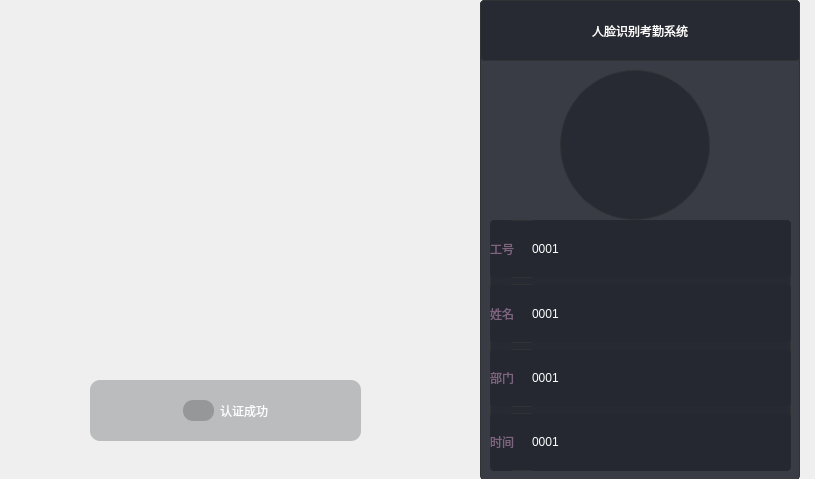
<?xml version="1.0" encoding="UTF-8"?>
<ui version="4.0">
 <class>MainWindow</class>
 <widget class="QMainWindow" name="MainWindow">
  <property name="geometry">
   <rect>
    <x>0</x>
    <y>0</y>
    <width>815</width>
    <height>479</height>
   </rect>
  </property>
  <property name="windowTitle">
   <string>FaceAttendence</string>
  </property>
  <widget class="QWidget" name="centralwidget">
   <widget class="QWidget" name="videoWidget" native="true">
    <property name="geometry">
     <rect>
      <x>0</x>
      <y>0</y>
      <width>480</width>
      <height>480</height>
     </rect>
    </property>
    <property name="styleSheet">
     <string notr="true"/>
    </property>
    <widget class="QWidget" name="widget_2" native="true">
     <property name="geometry">
      <rect>
       <x>90</x>
       <y>380</y>
       <width>271</width>
       <height>61</height>
      </rect>
     </property>
     <property name="styleSheet">
      <string notr="true">border-radius:10px;
background-color: rgba(49, 50, 54,69);</string>
     </property>
     <layout class="QHBoxLayout" name="horizontalLayout_2">
      <item>
       <spacer name="horizontalSpacer">
        <property name="orientation">
         <enum>Qt::Horizontal</enum>
        </property>
        <property name="sizeHint" stdset="0">
         <size>
          <width>40</width>
          <height>20</height>
         </size>
        </property>
       </spacer>
      </item>
      <item>
       <layout class="QHBoxLayout" name="horizontalLayout">
        <item>
         <widget class="QLabel" name="label">
          <property name="minimumSize">
           <size>
            <width>31</width>
            <height>21</height>
           </size>
          </property>
          <property name="maximumSize">
           <size>
            <width>31</width>
            <height>21</height>
           </size>
          </property>
          <property name="styleSheet">
           <string notr="true">border-image: url(:/yes.png);</string>
          </property>
          <property name="text">
           <string/>
          </property>
         </widget>
        </item>
        <item>
         <widget class="QLabel" name="label_2">
          <property name="styleSheet">
           <string notr="true">font: 25 24pt &quot;微软雅黑 Light&quot;;
border:none;
background-color: rgba(49, 50, 54,0);
color: rgb(255, 255, 255);</string>
          </property>
          <property name="text">
           <string>认证成功</string>
          </property>
         </widget>
        </item>
       </layout>
      </item>
      <item>
       <spacer name="horizontalSpacer_2">
        <property name="orientation">
         <enum>Qt::Horizontal</enum>
        </property>
        <property name="sizeHint" stdset="0">
         <size>
          <width>40</width>
          <height>20</height>
         </size>
        </property>
       </spacer>
      </item>
     </layout>
    </widget>
    <widget class="QLabel" name="headpicLb">
     <property name="geometry">
      <rect>
       <x>140</x>
       <y>100</y>
       <width>181</width>
       <height>211</height>
      </rect>
     </property>
     <property name="styleSheet">
      <string notr="true">border-image: url(:/crc.png);</string>
     </property>
     <property name="text">
      <string/>
     </property>
    </widget>
    <widget class="QLabel" name="videoLb">
     <property name="geometry">
      <rect>
       <x>0</x>
       <y>0</y>
       <width>480</width>
       <height>480</height>
      </rect>
     </property>
     <property name="text">
      <string/>
     </property>
    </widget>
    <zorder>videoLb</zorder>
    <zorder>widget_2</zorder>
    <zorder>headpicLb</zorder>
   </widget>
   <widget class="QWidget" name="widget_3" native="true">
    <property name="geometry">
     <rect>
      <x>480</x>
      <y>0</y>
      <width>320</width>
      <height>480</height>
     </rect>
    </property>
    <property name="styleSheet">
     <string notr="true">QWidget{
	border:1px solid #313236;
	border-radius:4px;
	
	background-color: rgb(37, 40, 49,0.9);
}

QWidget#titleLb{
	
	font: 24pt &quot;微软雅黑&quot;;
	color: rgb(255, 255, 255);
}

QWidget#headLb{
	border-radius:75px;
}</string>
    </property>
    <widget class="QLabel" name="titleLb">
     <property name="geometry">
      <rect>
       <x>0</x>
       <y>0</y>
       <width>320</width>
       <height>61</height>
      </rect>
     </property>
     <property name="text">
      <string>人脸识别考勤系统</string>
     </property>
     <property name="alignment">
      <set>Qt::AlignCenter</set>
     </property>
    </widget>
    <widget class="QLabel" name="headLb">
     <property name="geometry">
      <rect>
       <x>80</x>
       <y>70</y>
       <width>150</width>
       <height>150</height>
      </rect>
     </property>
     <property name="text">
      <string/>
     </property>
    </widget>
    <widget class="QWidget" name="layoutWidget">
     <property name="geometry">
      <rect>
       <x>10</x>
       <y>220</y>
       <width>301</width>
       <height>251</height>
      </rect>
     </property>
     <layout class="QVBoxLayout" name="verticalLayout">
      <item>
       <widget class="QWidget" name="widget_4" native="true">
        <property name="styleSheet">
         <string notr="true">QWidget{
	border:1px solid #313236;
	border-radius:4px;
	background-color: rgb(37, 40, 49,0.9);
}

QLabel{
	border:none;
	color: rgb(125, 100, 127);
	
	font: 16pt &quot;微软雅黑&quot;;
}

QLineEdit{
	border:none;
	
	color: rgb(255, 255, 255);
	font: 16pt &quot;微软雅黑&quot;;
}</string>
        </property>
        <layout class="QHBoxLayout" name="horizontalLayout_3">
         <property name="leftMargin">
          <number>0</number>
         </property>
         <property name="topMargin">
          <number>0</number>
         </property>
         <property name="rightMargin">
          <number>0</number>
         </property>
         <property name="bottomMargin">
          <number>0</number>
         </property>
         <item>
          <widget class="QLabel" name="label_6">
           <property name="text">
            <string>工号</string>
           </property>
          </widget>
         </item>
         <item>
          <spacer name="horizontalSpacer_3">
           <property name="orientation">
            <enum>Qt::Horizontal</enum>
           </property>
           <property name="sizeType">
            <enum>QSizePolicy::Fixed</enum>
           </property>
           <property name="sizeHint" stdset="0">
            <size>
             <width>10</width>
             <height>20</height>
            </size>
           </property>
          </spacer>
         </item>
         <item>
          <widget class="QLineEdit" name="lineEdit">
           <property name="enabled">
            <bool>false</bool>
           </property>
           <property name="sizePolicy">
            <sizepolicy hsizetype="Expanding" vsizetype="Expanding">
             <horstretch>0</horstretch>
             <verstretch>0</verstretch>
            </sizepolicy>
           </property>
           <property name="text">
            <string>0001</string>
           </property>
          </widget>
         </item>
        </layout>
       </widget>
      </item>
      <item>
       <widget class="QWidget" name="widget_5" native="true">
        <property name="styleSheet">
         <string notr="true">QWidget{
	border:1px solid #313236;
	border-radius:4px;
	background-color: rgb(37, 40, 49,0.9);
}

QLabel{
	border:none;
	color: rgb(125, 100, 127);
	
	font: 16pt &quot;微软雅黑&quot;;
}

QLineEdit{
	border:none;
	
	color: rgb(255, 255, 255);
	font: 16pt &quot;微软雅黑&quot;;
}</string>
        </property>
        <layout class="QHBoxLayout" name="horizontalLayout_4">
         <property name="leftMargin">
          <number>0</number>
         </property>
         <property name="topMargin">
          <number>0</number>
         </property>
         <property name="rightMargin">
          <number>0</number>
         </property>
         <property name="bottomMargin">
          <number>0</number>
         </property>
         <item>
          <widget class="QLabel" name="label_7">
           <property name="text">
            <string>姓名</string>
           </property>
          </widget>
         </item>
         <item>
          <spacer name="horizontalSpacer_4">
           <property name="orientation">
            <enum>Qt::Horizontal</enum>
           </property>
           <property name="sizeType">
            <enum>QSizePolicy::Fixed</enum>
           </property>
           <property name="sizeHint" stdset="0">
            <size>
             <width>10</width>
             <height>20</height>
            </size>
           </property>
          </spacer>
         </item>
         <item>
          <widget class="QLineEdit" name="lineEdit_2">
           <property name="enabled">
            <bool>false</bool>
           </property>
           <property name="sizePolicy">
            <sizepolicy hsizetype="Expanding" vsizetype="Expanding">
             <horstretch>0</horstretch>
             <verstretch>0</verstretch>
            </sizepolicy>
           </property>
           <property name="text">
            <string>0001</string>
           </property>
          </widget>
         </item>
        </layout>
       </widget>
      </item>
      <item>
       <widget class="QWidget" name="widget_6" native="true">
        <property name="styleSheet">
         <string notr="true">QWidget{
	border:1px solid #313236;
	border-radius:4px;
	background-color: rgb(37, 40, 49,0.9);
}

QLabel{
	border:none;
	color: rgb(125, 100, 127);
	
	font: 16pt &quot;微软雅黑&quot;;
}

QLineEdit{
	border:none;
	
	color: rgb(255, 255, 255);
	font: 16pt &quot;微软雅黑&quot;;
}</string>
        </property>
        <layout class="QHBoxLayout" name="horizontalLayout_5">
         <property name="leftMargin">
          <number>0</number>
         </property>
         <property name="topMargin">
          <number>0</number>
         </property>
         <property name="rightMargin">
          <number>0</number>
         </property>
         <property name="bottomMargin">
          <number>0</number>
         </property>
         <item>
          <widget class="QLabel" name="label_8">
           <property name="text">
            <string>部门</string>
           </property>
          </widget>
         </item>
         <item>
          <spacer name="horizontalSpacer_5">
           <property name="orientation">
            <enum>Qt::Horizontal</enum>
           </property>
           <property name="sizeType">
            <enum>QSizePolicy::Fixed</enum>
           </property>
           <property name="sizeHint" stdset="0">
            <size>
             <width>10</width>
             <height>20</height>
            </size>
           </property>
          </spacer>
         </item>
         <item>
          <widget class="QLineEdit" name="lineEdit_3">
           <property name="enabled">
            <bool>false</bool>
           </property>
           <property name="sizePolicy">
            <sizepolicy hsizetype="Expanding" vsizetype="Expanding">
             <horstretch>0</horstretch>
             <verstretch>0</verstretch>
            </sizepolicy>
           </property>
           <property name="text">
            <string>0001</string>
           </property>
          </widget>
         </item>
        </layout>
       </widget>
      </item>
      <item>
       <widget class="QWidget" name="widget_7" native="true">
        <property name="styleSheet">
         <string notr="true">QWidget{
	border:1px solid #313236;
	border-radius:4px;
	background-color: rgb(37, 40, 49,0.9);
}

QLabel{
	border:none;
	color: rgb(125, 100, 127);
	
	font: 16pt &quot;微软雅黑&quot;;
}

QLineEdit{
	border:none;
	
	color: rgb(255, 255, 255);
	font: 16pt &quot;微软雅黑&quot;;
}</string>
        </property>
        <layout class="QHBoxLayout" name="horizontalLayout_6">
         <property name="leftMargin">
          <number>0</number>
         </property>
         <property name="topMargin">
          <number>0</number>
         </property>
         <property name="rightMargin">
          <number>0</number>
         </property>
         <property name="bottomMargin">
          <number>0</number>
         </property>
         <item>
          <widget class="QLabel" name="label_9">
           <property name="text">
            <string>时间</string>
           </property>
          </widget>
         </item>
         <item>
          <spacer name="horizontalSpacer_6">
           <property name="orientation">
            <enum>Qt::Horizontal</enum>
           </property>
           <property name="sizeType">
            <enum>QSizePolicy::Fixed</enum>
           </property>
           <property name="sizeHint" stdset="0">
            <size>
             <width>10</width>
             <height>20</height>
            </size>
           </property>
          </spacer>
         </item>
         <item>
          <widget class="QLineEdit" name="lineEdit_4">
           <property name="enabled">
            <bool>false</bool>
           </property>
           <property name="sizePolicy">
            <sizepolicy hsizetype="Expanding" vsizetype="Expanding">
             <horstretch>0</horstretch>
             <verstretch>0</verstretch>
            </sizepolicy>
           </property>
           <property name="text">
            <string>0001</string>
           </property>
          </widget>
         </item>
        </layout>
       </widget>
      </item>
     </layout>
    </widget>
   </widget>
  </widget>
 </widget>
 <resources/>
 <connections/>
</ui>
